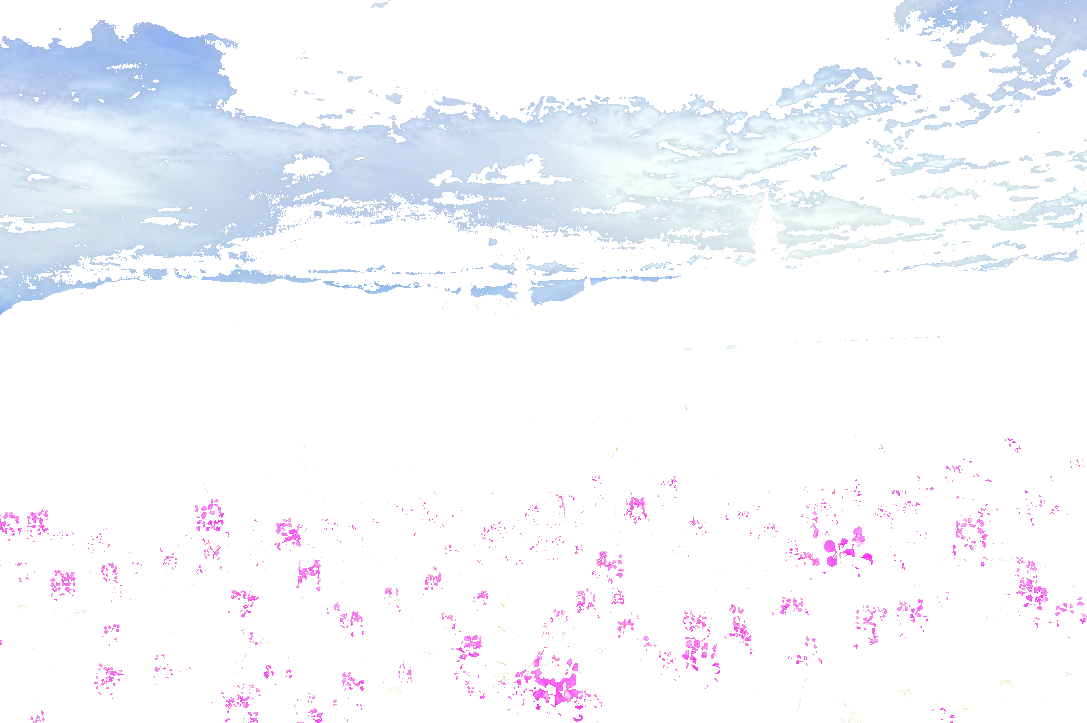
#> input picture artisan/api/outputs/1fc78a74-fbe0-4d50-92f9-dff162c56974/steps/cumulative/step_02_Bright_Sky___Light_Falloff.png, 1087 x 723 px; its folder holds only this picture in this run
$ python yolo_bob_ross_paint.py ../api/outputs/1fc78a74-fbe0-4d50-92f9-dff162c56974/steps/cumulative/step_02_Bright_Sky___Light_Falloff.png out
#> lines starting #> are read from the running program, lines starting #| are printed output that depends on the picture
### artisan/perception/yolo_segmentation.py
"""
YOLO-based Semantic Segmentation with Smart Background Analysis.

Uses YOLOv8-Seg for detecting known objects (dogs, people, etc.)
and color/depth analysis for environment regions (sky, grass, trees).

This gives us true semantic understanding:
- Dogs are labeled as "Dog" with high confidence
- Background is intelligently segmented by color/position
"""

import numpy as np
import cv2
from typing import List, Dict, Tuple, Optional
from dataclasses import dataclass, field
from pathlib import Path

# Check for YOLO availability
YOLO_AVAILABLE = False
try:
    from ultralytics import YOLO
    YOLO_AVAILABLE = True
except ImportError:
    pass


@dataclass
class SemanticRegion:
    """A semantically-identified region of the image."""
    id: str
    name: str                              # Human-readable name (e.g., "Dog 1", "Sky", "Grass")
    category: str                          # Category (subject, environment, background)
    mask: np.ndarray                       # Binary mask
    confidence: float                      # Detection confidence (1.0 for environment)

    # Bounding box
    bbox: Tuple[int, int, int, int] = (0, 0, 0, 0)  # x, y, w, h

    # Properties
    coverage: float = 0.0                  # Fraction of image
    depth_estimate: float = 0.5            # 0=far, 1=near
    dominant_color: Tuple[int, int, int] = (128, 128, 128)
    avg_luminosity: float = 0.5

    # For painting order
    paint_order: int = 0
    is_focal: bool = False


class YOLOSemanticSegmenter:
    """
    Hybrid semantic segmentation using YOLO + environment analysis.

    Pipeline:
    1. Run YOLO to detect known objects (dogs, people, cars, etc.)
    2. Create masks for detected objects
    3. Analyze remaining pixels for environment (sky, grass, trees, etc.)
    4. Return all regions with semantic labels
    """

    def __init__(self, model_size: str = "n"):
        """
        Initialize segmenter.

        Args:
            model_size: YOLO model size - "n" (nano), "s" (small), "m" (medium), "l" (large), "x" (xlarge)
        """
        self.model_size = model_size
        self.model = None

        if YOLO_AVAILABLE:
            model_name = f"yolov8{model_size}-seg.pt"
            self.model = YOLO(model_name)

    # [309 lines left out: functions segment, _detect_objects, _analyze_environment, _classify_environment_region, _order_by_depth, segment_with_yolo, not called in this run]


# [13 lines that do not run on import are left out]

### artisan/generators/yolo_bob_ross_paint.py
"""
YOLO + Bob Ross Smart Paint by Numbers

Combines:
1. YOLO semantic segmentation for true object boundaries (Dogs, Trees, Grass, etc.)
2. Scene context analysis (time of day, weather, setting, lighting, mood)
3. Subject-specific, context-aware painting strategies
4. Spatial back-to-front layering (not just luminosity-based)

Result: Each semantic region gets intelligent, context-aware painting treatment
that varies based on WHAT it is and WHEN/WHERE the scene takes place.
"""

import os
import cv2
import numpy as np
from PIL import Image, ImageDraw, ImageFont
import json
from typing import List, Dict, Optional, Tuple
from dataclasses import dataclass, field

from ..perception.yolo_segmentation import YOLOSemanticSegmenter, SemanticRegion, YOLO_AVAILABLE
from ..perception.scene_context import SceneContextAnalyzer, SceneContext, TimeOfDay, Weather
from ..perception.layering_strategies import (
    LayeringStrategyEngine, LayerSubstep, SubjectType, classify_subject
)
from ..perception.scene_analyzer import (
    SceneAnalyzer, SceneAnalysisResult, LightingRole, ValueProgression, DepthLayer, SceneType
)
from ..perception.painting_planner import PaintingPlanner, PaintingSubstepPlan


@dataclass
class PaintingSubstep:
    """A single substep within a semantic layer (e.g., Dog - Shadows)."""
    id: str
    name: str
    parent_region: str
    substep_order: int

    mask: np.ndarray
    coverage: float  # Fraction of parent region

    # Visual properties
    luminosity_range: Tuple[float, float]
    dominant_color: Tuple[int, int, int]
    avg_luminosity: float

    # Bob Ross style guidance
    technique: str  # blocking, layering, blending, detailing, highlighting
    brush_suggestion: str
    stroke_direction: str
    tips: List[str] = field(default_factory=list)
    instruction: str = ""


@dataclass
class SemanticPaintingLayer:
    """A semantic layer (from YOLO) with Bob Ross painting substeps."""
    id: str
    name: str
    category: str  # subject, environment, background
    paint_order: int

    # From YOLO
    mask: np.ndarray
    coverage: float
    confidence: float
    depth_estimate: float
    is_focal: bool

    # Visual properties
    dominant_color: Tuple[int, int, int]
    avg_luminosity: float
    color_palette: List[Tuple[int, int, int]] = field(default_factory=list)

    # Bob Ross substeps (painted in order within this layer)
    substeps: List[PaintingSubstep] = field(default_factory=list)

    # Guidance
    technique: str = "layering"
    bob_ross_tips: List[str] = field(default_factory=list)
    instruction: str = ""

    # Scene analysis info (from SceneAnalyzer)
    lighting_role: Optional[str] = None  # emitter, silhouette, reflector, etc.
    value_progression: Optional[str] = None  # dark_to_light, glow_then_edges, etc.
    depth_layer: Optional[str] = None  # background, midground, foreground, focal


class YOLOBobRossPaint:
    """
    YOLO semantic segmentation + Bob Ross painting methodology.

    For each semantic region:
    1. Analyze the region's color/luminosity distribution
    2. Create Bob Ross style substeps (blocking → layering → details → highlights)
    3. Generate painting instructions in Bob Ross voice
    """

    # Bob Ross brush suggestions by technique
    BRUSH_MAP = {
        "blocking": "2-inch background brush",
        "shadow": "1-inch landscape brush",
        "layering": "1-inch landscape brush",
        "blending": "fan brush",
        "detailing": "#6 filbert brush",
        "highlighting": "script liner brush",
    }

    # Bob Ross stroke suggestions
    STROKE_MAP = {
        "blocking": "X-pattern crisscross strokes",
        "shadow": "gentle push-pull strokes",
        "layering": "firm downward pressure",
        "blending": "light feathery strokes",
        "detailing": "short dabbing motions",
        "highlighting": "pull strokes with thin paint",
    }

    # Bob Ross encouragements
    ENCOURAGEMENTS = [
        "There are no mistakes, only happy accidents.",
        "Let's get a little crazy here.",
        "Just let it happen naturally.",
        "This is your world - you can do anything.",
        "We don't make mistakes, we have happy accidents.",
        "Take your time - there's no pressure.",
        "Let's give this little friend some company.",
        "That's a nice touch right there.",
    ]

    # Available painting styles
    PAINT_STYLES = ["photo", "oil", "impressionist", "poster", "watercolor"]

    def __init__(
        self,
        image_path: str,
        model_size: str = "m",
        conf_threshold: float = 0.3,
        substeps_per_region: int = 4,  # Number of value substeps per semantic region
        paint_style: str = "photo",  # photo, oil, impressionist, poster, watercolor
        simplify: int = 0,  # 0=none, 1=light, 2=medium, 3=heavy detail reduction
    ):
        self.image_path = image_path
        self.model_size = model_size
        self.conf_threshold = conf_threshold
        self.substeps_per_region = substeps_per_region
        self.paint_style = paint_style if paint_style in self.PAINT_STYLES else "photo"
        self.simplify = max(0, min(3, simplify))  # Clamp to 0-3

        # Load original image
        self.original_image = cv2.cvtColor(cv2.imread(image_path), cv2.COLOR_BGR2RGB)
        self.h, self.w = self.original_image.shape[:2]

        # Apply simplification first (reduces detail for cleaner YOLO detection)
        if self.simplify > 0:
            print(f"  Simplifying image (level {self.simplify})...")
            self.image = self._simplify_image(self.original_image, self.simplify)
        else:
            self.image = self.original_image.copy()

        # Apply painterly style transformation
        if self.paint_style != "photo":
            print(f"  Applying '{self.paint_style}' style...")
            self.image = self._apply_paint_style(self.image, self.paint_style)

        # Precompute luminosity
        hsv = cv2.cvtColor(self.image, cv2.COLOR_RGB2HSV)
        self.luminosity = hsv[:, :, 2] / 255.0

        # LAB for perceptual analysis
        lab = cv2.cvtColor(self.image, cv2.COLOR_RGB2LAB)
        self.lab_l = lab[:, :, 0] / 255.0

        # Initialize YOLO segmenter
        self.segmenter = YOLOSemanticSegmenter(model_size=model_size)

        # Scene context (will be analyzed during process)
        self.scene_context: Optional[SceneContext] = None
        self.strategy_engine: Optional[LayeringStrategyEngine] = None

        # Advanced scene analysis (from SceneAnalyzer)
        self.scene_analysis: Optional[SceneAnalysisResult] = None
        self.use_advanced_analysis: bool = True  # Use SceneAnalyzer + PaintingPlanner

        # Results
        self.semantic_regions: List[SemanticRegion] = []
        self.painting_layers: List[SemanticPaintingLayer] = []

    # [1584 lines left out: functions _simplify_image, _apply_paint_style, _style_oil_paint, _style_impressionist, _style_poster, _style_watercolor and 32 more, not called in this run]


def process_image(
    image_path: str,
    output_dir: str = None,
    model_size: str = "m",
    conf_threshold: float = 0.2,
    substeps: int = 4,
    paint_style: str = "photo",  # photo, oil, impressionist, poster, watercolor
    simplify: int = 0  # 0=none, 1=light, 2=medium, 3=heavy
) -> YOLOBobRossPaint:
    """
    Main entry point.

    Args:
        image_path: Path to input image
        output_dir: Output directory (auto-generated if None)
        model_size: YOLO model size (n, s, m, l, x)
        conf_threshold: YOLO confidence threshold
        substeps: Number of value substeps per region
        paint_style: Painting style effect to apply:
            - photo: Original image (no effect)
            - oil: Rich colors, visible brush strokes
            - impressionist: Soft, dreamy, posterized colors
            - poster: Flat colors with strong edges (paint-by-numbers look)
            - watercolor: Soft, transparent, bleeding edges
        simplify: Detail reduction level (0-3):
            - 0: None (original detail)
            - 1: Light (subtle smoothing)
            - 2: Medium (merges small details)
            - 3: Heavy (significant simplification)
    """
    if output_dir is None:
        base = os.path.splitext(os.path.basename(image_path))[0]
        output_dir = f"output/{base}_yolo_bob_ross"

    painter = YOLOBobRossPaint(
        image_path,
        model_size=model_size,
        conf_threshold=conf_threshold,
        substeps_per_region=substeps,
        paint_style=paint_style,
        simplify=simplify
    )
    painter.process()
    painter.save_all(output_dir)

    return painter


if __name__ == "__main__":
    import sys

    if len(sys.argv) < 2:
        print("Usage: python yolo_bob_ross_paint.py <image_path> [output_dir] [--style=STYLE] [--simplify=LEVEL]")
        print("Styles: photo (default), oil, impressionist, poster, watercolor")
        print("Simplify: 0 (none), 1 (light), 2 (medium), 3 (heavy)")
        sys.exit(0)

    image_path = sys.argv[1]
    output_dir = sys.argv[2] if len(sys.argv) > 2 and not sys.argv[2].startswith("--") else None

    # Parse arguments
    paint_style = "photo"
    simplify = 0
    for arg in sys.argv:
        if arg.startswith("--style="):
            paint_style = arg.split("=")[1]
        elif arg.startswith("--simplify="):
            simplify = int(arg.split("=")[1])

    process_image(image_path, output_dir, paint_style=paint_style, simplify=simplify)
#> in __init__, `self.luminosity = hsv[:, :, 2] / 255.0`:
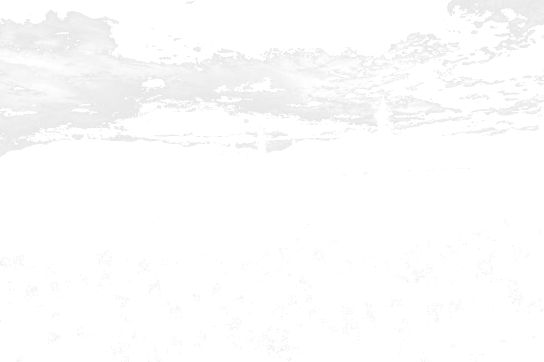
#> self.luminosity: shape (723, 1087) float64 (shown at 1/2 size); min 0.91, max 1, mean 0.989
#> in __init__, `self.lab_l = lab[:, :, 0] / 255.0`:
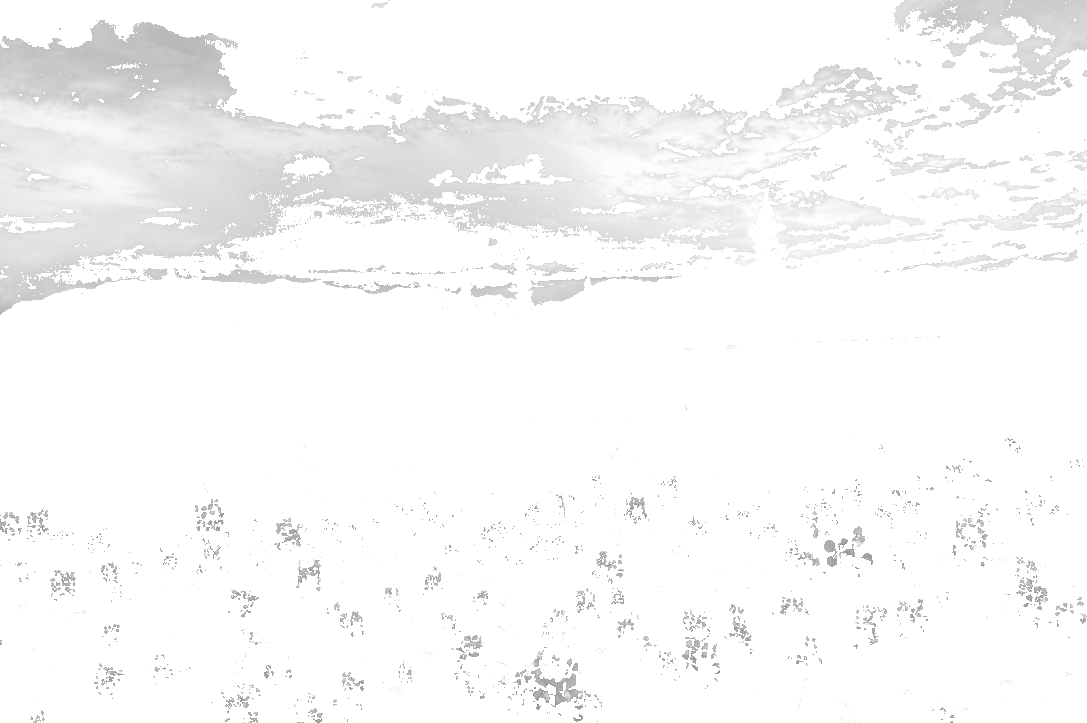
#> self.lab_l: shape (723, 1087) float64; min 0.565, max 1, mean 0.974
#> (the call stopped at in __init__, `self.model = YOLO(model_name)`: ultralytics is not available in this run)

$ run again, on artisan/api/outputs/1fc78a74-fbe0-4d50-92f9-dff162c56974/steps/cumulative/step_04_Bright_Sky___Dark_Transition.png
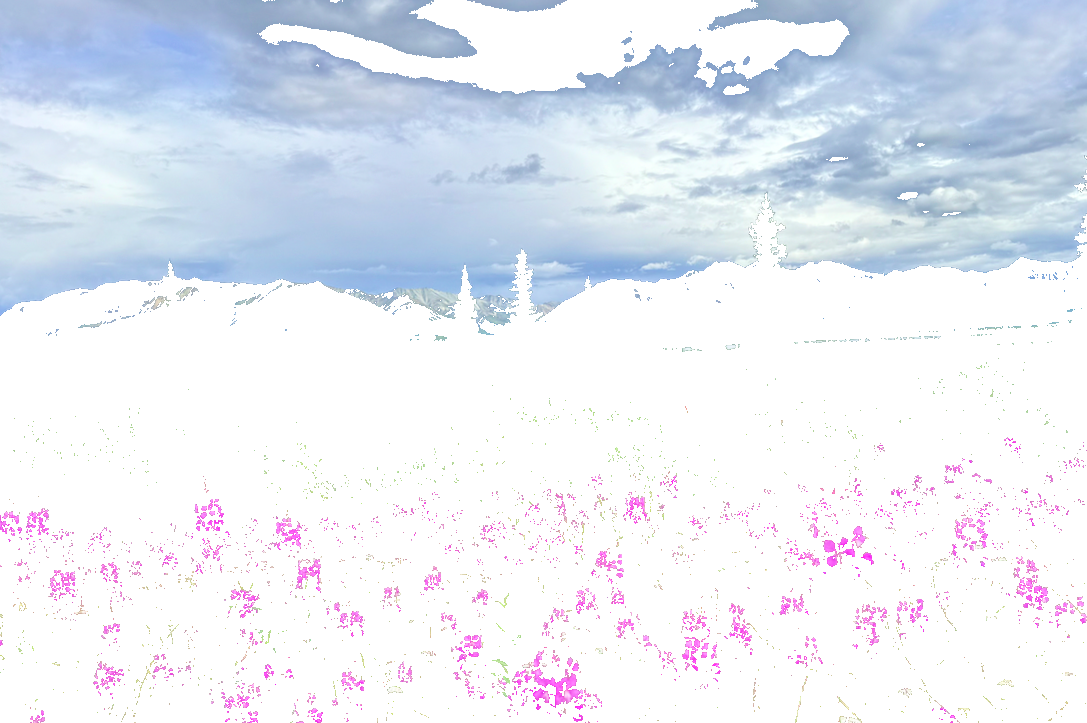
#> input picture artisan/api/outputs/1fc78a74-fbe0-4d50-92f9-dff162c56974/steps/cumulative/step_04_Bright_Sky___Dark_Transition.png, 1087 x 723 px
#> hsv: shape (723, 1087, 3); mean H, S, V 40.2, 19.5, 245.6
#> in __init__, `self.luminosity = hsv[:, :, 2] / 255.0`:
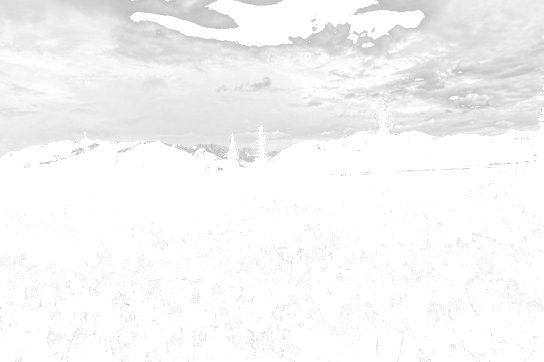
#> self.luminosity: shape (723, 1087) float64 (shown at 1/2 size); min 0.675, max 1, mean 0.963
#> lab: shape (723, 1087, 3); mean of channels 0, 1, 2 237.4, 128.4, 122.8
#> in __init__, `self.lab_l = lab[:, :, 0] / 255.0`:
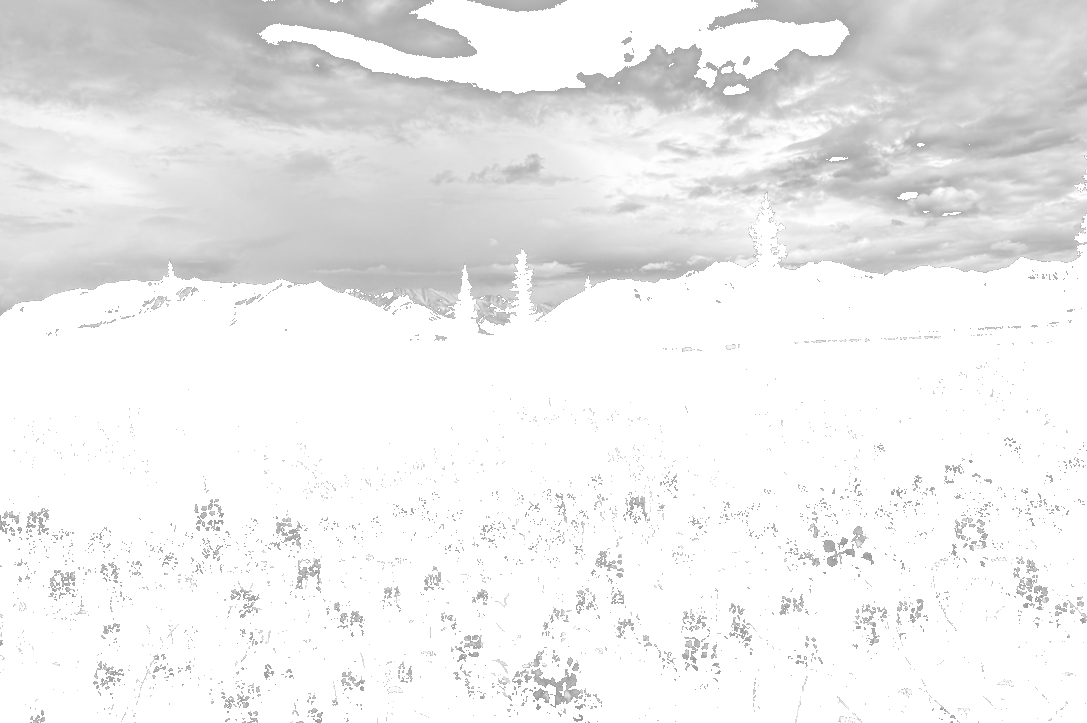
#> self.lab_l: shape (723, 1087) float64; min 0.565, max 1, mean 0.931

$ run again, on artisan/api/outputs/1fc78a74-fbe0-4d50-92f9-dff162c56974/steps/cumulative/step_06_Ground___Shadow_Variation.png
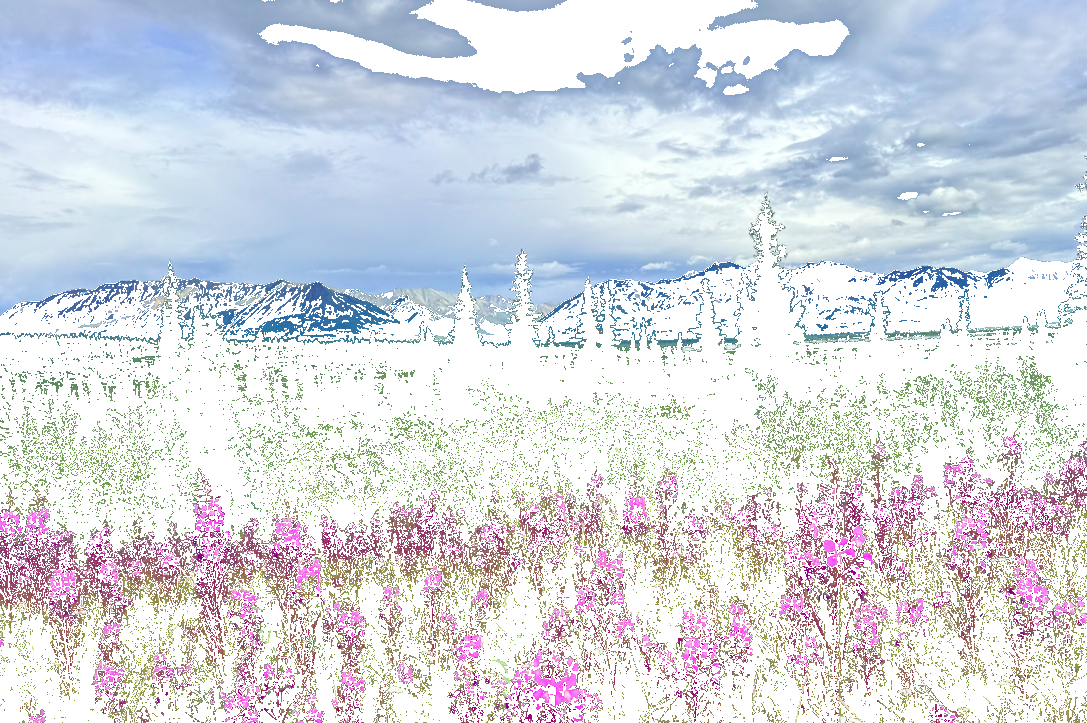
#> input picture artisan/api/outputs/1fc78a74-fbe0-4d50-92f9-dff162c56974/steps/cumulative/step_06_Ground___Shadow_Variation.png, 1087 x 723 px
#> hsv: shape (723, 1087, 3); mean H, S, V 50.1, 34.8, 232.5
#> in __init__, `self.luminosity = hsv[:, :, 2] / 255.0`:
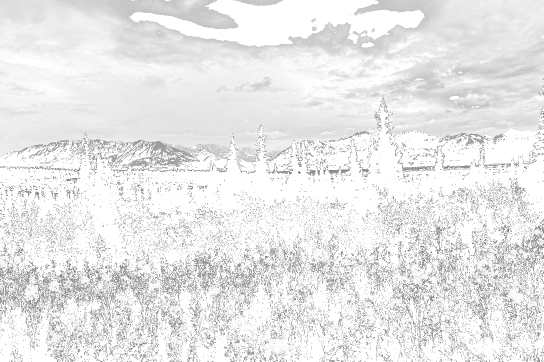
#> self.luminosity: shape (723, 1087) float64 (shown at 1/2 size); min 0.392, max 1, mean 0.912
#> lab: shape (723, 1087, 3); mean of channels 0, 1, 2 221.8, 128.8, 124.2
#> in __init__, `self.lab_l = lab[:, :, 0] / 255.0`:
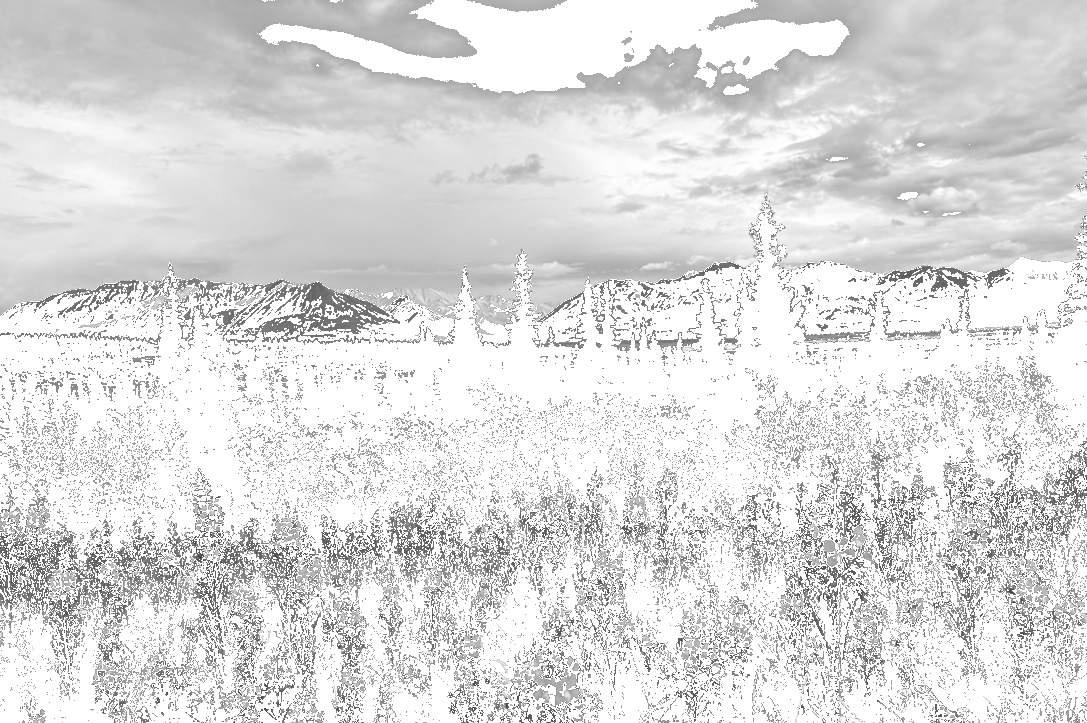
#> self.lab_l: shape (723, 1087) float64; min 0.231, max 1, mean 0.87
